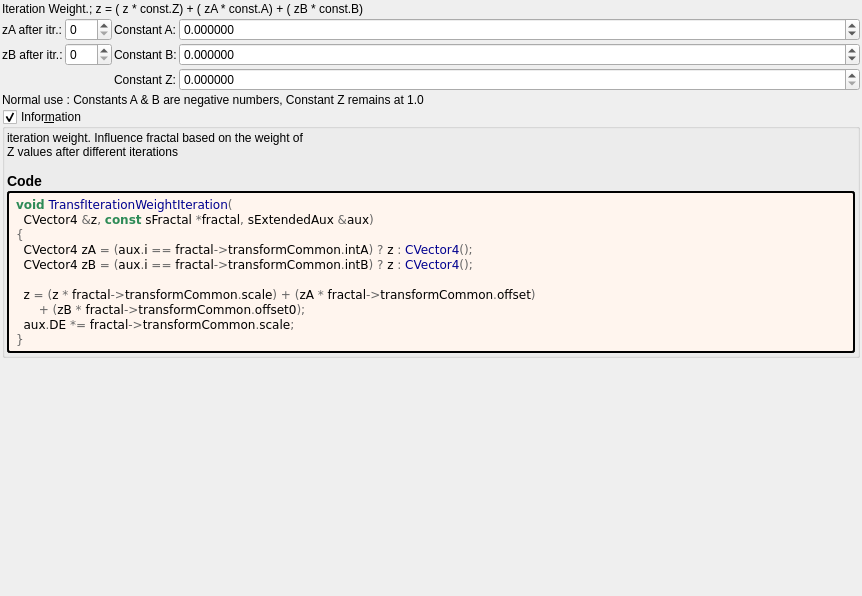
<?xml version="1.0" encoding="UTF-8"?>
<ui version="4.0">
 <class>transf_iteration_weight</class>
 <widget class="QWidget" name="Form">
  <property name="geometry">
   <rect>
    <x>0</x>
    <y>0</y>
    <width>862</width>
    <height>596</height>
   </rect>
  </property>
  <property name="windowTitle">
   <string notr="true">transf_iteration_weight</string>
  </property>
  <layout class="QVBoxLayout" name="verticalLayout">
   <property name="spacing">
    <number>2</number>
   </property>
   <property name="leftMargin">
    <number>2</number>
   </property>
   <property name="topMargin">
    <number>2</number>
   </property>
   <property name="rightMargin">
    <number>2</number>
   </property>
   <property name="bottomMargin">
    <number>2</number>
   </property>
   <item>
    <widget class="QLabel" name="label_78">
     <property name="text">
      <string>Iteration Weight.; z = ( z * const.Z) + ( zA * const.A) + ( zB * const.B)</string>
     </property>
     <property name="wordWrap">
      <bool>true</bool>
     </property>
    </widget>
   </item>
   <item>
    <layout class="QGridLayout" name="gridLayout_31" columnstretch="0,0,0,1">
     <property name="spacing">
      <number>2</number>
     </property>
     <item row="0" column="1">
      <widget class="MySpinBox" name="spinboxInt_transf_int_A">
       <property name="sizePolicy">
        <sizepolicy hsizetype="Minimum" vsizetype="Maximum">
         <horstretch>0</horstretch>
         <verstretch>0</verstretch>
        </sizepolicy>
       </property>
       <property name="minimum">
        <number>0</number>
       </property>
       <property name="maximum">
        <number>250</number>
       </property>
       <property name="value">
        <number>0</number>
       </property>
      </widget>
     </item>
     <item row="1" column="1">
      <widget class="MySpinBox" name="spinboxInt_transf_int_B">
       <property name="sizePolicy">
        <sizepolicy hsizetype="Minimum" vsizetype="Maximum">
         <horstretch>0</horstretch>
         <verstretch>0</verstretch>
        </sizepolicy>
       </property>
       <property name="maximum">
        <number>250</number>
       </property>
      </widget>
     </item>
     <item row="1" column="3">
      <widget class="MyDoubleSpinBox" name="spinbox_transf_offset_0">
       <property name="sizePolicy">
        <sizepolicy hsizetype="Minimum" vsizetype="Maximum">
         <horstretch>0</horstretch>
         <verstretch>0</verstretch>
        </sizepolicy>
       </property>
       <property name="prefix">
        <string/>
       </property>
       <property name="suffix">
        <string/>
       </property>
       <property name="decimals">
        <number>6</number>
       </property>
       <property name="minimum">
        <double>-99.989999999999995</double>
       </property>
       <property name="maximum">
        <double>99.989999999999995</double>
       </property>
       <property name="singleStep">
        <double>0.100000000000000</double>
       </property>
      </widget>
     </item>
     <item row="3" column="0" colspan="4">
      <widget class="QLabel" name="label">
       <property name="text">
        <string>Normal use : Constants A &amp; B are negative numbers, Constant Z remains at 1.0</string>
       </property>
       <property name="wordWrap">
        <bool>true</bool>
       </property>
      </widget>
     </item>
     <item row="0" column="2">
      <widget class="QLabel" name="label_39">
       <property name="text">
        <string>Constant A:</string>
       </property>
      </widget>
     </item>
     <item row="2" column="3">
      <widget class="MyDoubleSpinBox" name="spinbox_transf_scale">
       <property name="sizePolicy">
        <sizepolicy hsizetype="Minimum" vsizetype="Maximum">
         <horstretch>0</horstretch>
         <verstretch>0</verstretch>
        </sizepolicy>
       </property>
       <property name="prefix">
        <string/>
       </property>
       <property name="suffix">
        <string/>
       </property>
       <property name="decimals">
        <number>6</number>
       </property>
       <property name="minimum">
        <double>0.000000000000000</double>
       </property>
       <property name="maximum">
        <double>99.989999999999995</double>
       </property>
       <property name="singleStep">
        <double>0.100000000000000</double>
       </property>
      </widget>
     </item>
     <item row="1" column="0">
      <widget class="QLabel" name="label_77">
       <property name="text">
        <string>zB after itr.:</string>
       </property>
      </widget>
     </item>
     <item row="0" column="0">
      <widget class="QLabel" name="label_76">
       <property name="text">
        <string>zA after itr.:</string>
       </property>
      </widget>
     </item>
     <item row="2" column="2">
      <widget class="QLabel" name="label_63">
       <property name="text">
        <string>Constant Z:</string>
       </property>
      </widget>
     </item>
     <item row="0" column="3">
      <widget class="MyDoubleSpinBox" name="spinbox_transf_offset">
       <property name="sizePolicy">
        <sizepolicy hsizetype="Minimum" vsizetype="Maximum">
         <horstretch>0</horstretch>
         <verstretch>0</verstretch>
        </sizepolicy>
       </property>
       <property name="prefix">
        <string/>
       </property>
       <property name="suffix">
        <string/>
       </property>
       <property name="decimals">
        <number>6</number>
       </property>
       <property name="minimum">
        <double>-99.989999999999995</double>
       </property>
       <property name="maximum">
        <double>99.989999999999995</double>
       </property>
       <property name="singleStep">
        <double>0.100000000000000</double>
       </property>
      </widget>
     </item>
     <item row="1" column="2">
      <widget class="QLabel" name="label_43">
       <property name="text">
        <string>Constant B:</string>
       </property>
      </widget>
     </item>
    </layout>
   </item>
   <item>
    <widget class="MyGroupBox" name="groupCheck_info">
     <property name="title">
      <string>Infor&amp;mation</string>
     </property>
     <property name="flat">
      <bool>false</bool>
     </property>
     <property name="checkable">
      <bool>true</bool>
     </property>
     <layout class="QVBoxLayout" name="verticalLayout_2">
      <property name="spacing">
       <number>2</number>
      </property>
      <property name="leftMargin">
       <number>2</number>
      </property>
      <property name="topMargin">
       <number>2</number>
      </property>
      <property name="rightMargin">
       <number>2</number>
      </property>
      <property name="bottomMargin">
       <number>2</number>
      </property>
      <item>
       <widget class="QLabel" name="label_information_general">
        <property name="text">
         <string notr="true">&lt;p&gt;iteration weight. Influence fractal based on the weight of&lt;br&gt;Z values after different iterations&lt;/p&gt;&lt;table&gt;
&lt;/table&gt;
&lt;h3&gt;Code&lt;/h3&gt;</string>
        </property>
        <property name="wordWrap">
         <bool>true</bool>
        </property>
        <property name="openExternalLinks">
         <bool>true</bool>
        </property>
        <property name="textInteractionFlags">
         <set>Qt::LinksAccessibleByMouse|Qt::TextSelectableByMouse</set>
        </property>
       </widget>
      </item>
      <item>
       <widget class="QLabel" name="label_code_content">
        <property name="styleSheet">
         <string notr="true">border-style: outset; border-width: 2px; border-radius: 3px; border-color: black; background-color: #fff5ee; padding: 4px;</string>
        </property>
        <property name="text">
         <string notr="true">&lt;body style=&quot;background-color:#fff5ee&quot;&gt;
&lt;pre style=&quot;color:#000000; background-color:#fff5ee;  font-family:&#039;Courier New&#039;,monospace;white-space: pre-wrap;&quot;&gt;&lt;span style=&quot;color:#2e8b57; font-weight:bold&quot;&gt;void&lt;/span&gt; &lt;span style=&quot;color:#00008f&quot;&gt;TransfIterationWeightIteration&lt;/span&gt;&lt;span style=&quot;color:#676767&quot;&gt;(&lt;/span&gt;
  CVector4 &lt;span style=&quot;color:#676767&quot;&gt;&amp;amp;&lt;/span&gt;z&lt;span style=&quot;color:#676767&quot;&gt;,&lt;/span&gt; &lt;span style=&quot;color:#2e8b57; font-weight:bold&quot;&gt;const&lt;/span&gt; sFractal &lt;span style=&quot;color:#676767&quot;&gt;*&lt;/span&gt;fractal&lt;span style=&quot;color:#676767&quot;&gt;,&lt;/span&gt; sExtendedAux &lt;span style=&quot;color:#676767&quot;&gt;&amp;amp;&lt;/span&gt;aux&lt;span style=&quot;color:#676767&quot;&gt;)&lt;/span&gt;
&lt;span style=&quot;color:#676767&quot;&gt;{&lt;/span&gt;
  CVector4 zA &lt;span style=&quot;color:#676767&quot;&gt;= (&lt;/span&gt;aux&lt;span style=&quot;color:#676767&quot;&gt;.&lt;/span&gt;i &lt;span style=&quot;color:#676767&quot;&gt;==&lt;/span&gt; fractal&lt;span style=&quot;color:#676767&quot;&gt;-&amp;gt;&lt;/span&gt;transformCommon&lt;span style=&quot;color:#676767&quot;&gt;.&lt;/span&gt;intA&lt;span style=&quot;color:#676767&quot;&gt;) ?&lt;/span&gt; z &lt;span style=&quot;color:#676767&quot;&gt;:&lt;/span&gt; &lt;span style=&quot;color:#00008f&quot;&gt;CVector4&lt;/span&gt;&lt;span style=&quot;color:#676767&quot;&gt;();&lt;/span&gt;
  CVector4 zB &lt;span style=&quot;color:#676767&quot;&gt;= (&lt;/span&gt;aux&lt;span style=&quot;color:#676767&quot;&gt;.&lt;/span&gt;i &lt;span style=&quot;color:#676767&quot;&gt;==&lt;/span&gt; fractal&lt;span style=&quot;color:#676767&quot;&gt;-&amp;gt;&lt;/span&gt;transformCommon&lt;span style=&quot;color:#676767&quot;&gt;.&lt;/span&gt;intB&lt;span style=&quot;color:#676767&quot;&gt;) ?&lt;/span&gt; z &lt;span style=&quot;color:#676767&quot;&gt;:&lt;/span&gt; &lt;span style=&quot;color:#00008f&quot;&gt;CVector4&lt;/span&gt;&lt;span style=&quot;color:#676767&quot;&gt;();&lt;/span&gt;

  z &lt;span style=&quot;color:#676767&quot;&gt;= (&lt;/span&gt;z &lt;span style=&quot;color:#676767&quot;&gt;*&lt;/span&gt; fractal&lt;span style=&quot;color:#676767&quot;&gt;-&amp;gt;&lt;/span&gt;transformCommon&lt;span style=&quot;color:#676767&quot;&gt;.&lt;/span&gt;scale&lt;span style=&quot;color:#676767&quot;&gt;) + (&lt;/span&gt;zA &lt;span style=&quot;color:#676767&quot;&gt;*&lt;/span&gt; fractal&lt;span style=&quot;color:#676767&quot;&gt;-&amp;gt;&lt;/span&gt;transformCommon&lt;span style=&quot;color:#676767&quot;&gt;.&lt;/span&gt;offset&lt;span style=&quot;color:#676767&quot;&gt;)&lt;/span&gt;
      &lt;span style=&quot;color:#676767&quot;&gt;+ (&lt;/span&gt;zB &lt;span style=&quot;color:#676767&quot;&gt;*&lt;/span&gt; fractal&lt;span style=&quot;color:#676767&quot;&gt;-&amp;gt;&lt;/span&gt;transformCommon&lt;span style=&quot;color:#676767&quot;&gt;.&lt;/span&gt;offset0&lt;span style=&quot;color:#676767&quot;&gt;);&lt;/span&gt;
  aux&lt;span style=&quot;color:#676767&quot;&gt;.&lt;/span&gt;DE &lt;span style=&quot;color:#676767&quot;&gt;*=&lt;/span&gt; fractal&lt;span style=&quot;color:#676767&quot;&gt;-&amp;gt;&lt;/span&gt;transformCommon&lt;span style=&quot;color:#676767&quot;&gt;.&lt;/span&gt;scale&lt;span style=&quot;color:#676767&quot;&gt;;&lt;/span&gt;
&lt;span style=&quot;color:#676767&quot;&gt;}&lt;/span&gt;
&lt;/pre&gt;
&lt;/body&gt;</string>
        </property>
        <property name="wordWrap">
         <bool>true</bool>
        </property>
        <property name="openExternalLinks">
         <bool>true</bool>
        </property>
        <property name="textInteractionFlags">
         <set>Qt::LinksAccessibleByMouse|Qt::TextSelectableByMouse</set>
        </property>
       </widget>
      </item>
     </layout>
    </widget>
   </item>
   <item>
    <spacer name="verticalSpacer">
     <property name="orientation">
      <enum>Qt::Vertical</enum>
     </property>
     <property name="sizeHint" stdset="0">
      <size>
       <width>20</width>
       <height>40</height>
      </size>
     </property>
    </spacer>
   </item>
  </layout>
 </widget>
 <customwidgets>
  <customwidget>
   <class>MyDoubleSpinBox</class>
   <extends>QDoubleSpinBox</extends>
   <header>my_double_spin_box.h</header>
  </customwidget>
  <customwidget>
   <class>MyGroupBox</class>
   <extends>QGroupBox</extends>
   <header>my_group_box.h</header>
   <container>1</container>
  </customwidget>
  <customwidget>
   <class>MySpinBox</class>
   <extends>QSpinBox</extends>
   <header>my_spin_box.h</header>
  </customwidget>
 </customwidgets>
 <tabstops>
  <tabstop>spinboxInt_transf_int_A</tabstop>
  <tabstop>spinbox_transf_offset</tabstop>
  <tabstop>spinboxInt_transf_int_B</tabstop>
  <tabstop>spinbox_transf_offset_0</tabstop>
  <tabstop>spinbox_transf_scale</tabstop>
  <tabstop>groupCheck_info</tabstop>
 </tabstops>
 <resources/>
 <connections/>
</ui>
